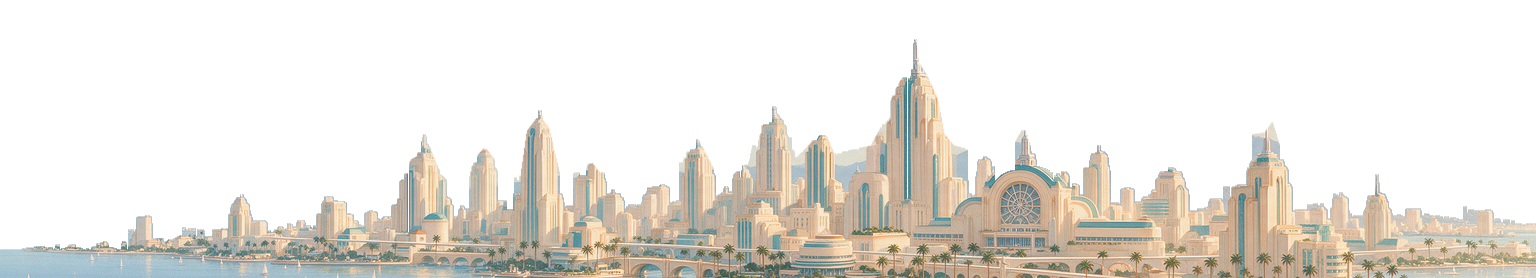
#> input picture prototypes/airmail/game/assets/far_quays.png, 1536 x 278 px, given in place of marble-diff.jpg, which was not available
$ python finishes.py ../game/assets/far_quays.png out.png
#> lines starting #> are read from the running program, lines starting #| are printed output that depends on the picture
"""Bake metric surface tiles and the postal collection door. R/G carry slopes, B tone or AO, A roughness."""

from pathlib import Path
import argparse

import numpy as np
from PIL import Image, ImageDraw, ImageFont, ImageOps
from scipy.ndimage import distance_transform_edt, gaussian_filter


def grey(path):
    return np.array(ImageOps.grayscale(Image.open(path)), dtype=float) / 255
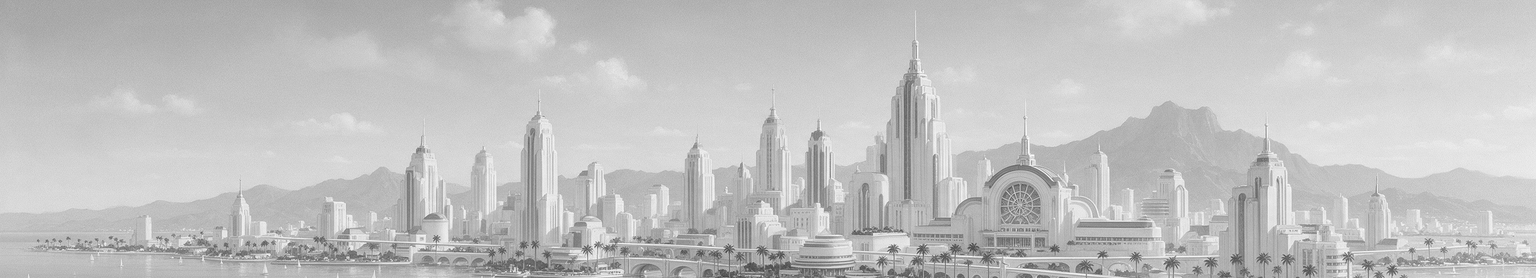
#> returned value: shape (278, 1536) float64; min 0.243, max 1, mean 0.758


def pixels(values):
    return np.rint(np.clip(values, 0, 1) * 255).astype(np.uint8)


def field(rng, shape, sigma):
    cloud = gaussian_filter(rng.normal(size=shape), sigma, mode="wrap")
    return cloud / max(0.0001, cloud.std())


# [5 lines left out: function slopes, not called in this run]


def packed(path, rg, tone, rough):
    Image.fromarray(pixels(np.stack((*rg, tone, rough), axis=-1))).save(path, optimize=True)


def stone(src, dst):
    color = grey(src / "marble-diff.jpg")
    normal = np.asarray(Image.open(src / "marble-n.jpg").convert("RGB"), float) / 255
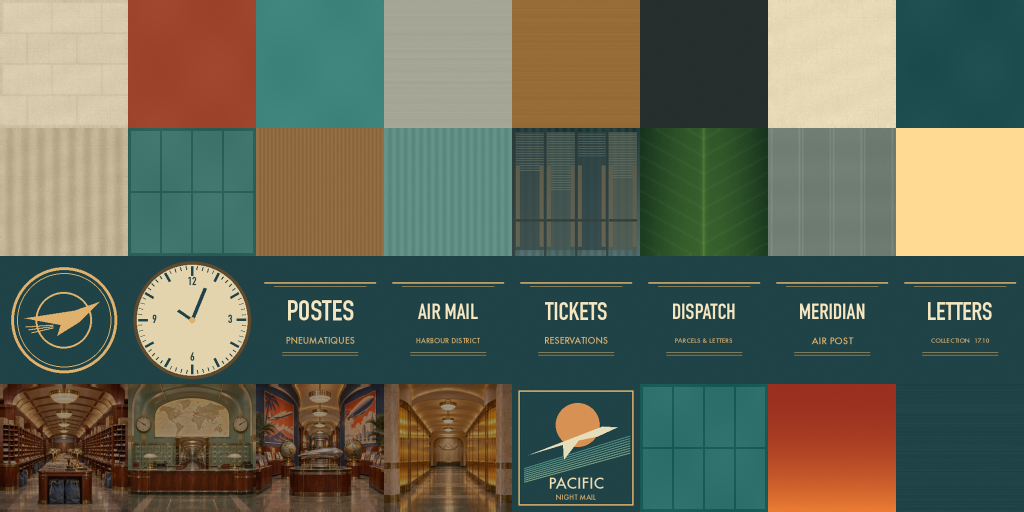
#> input picture prototypes/airmail/game/assets/meridian_base.png, 2048 x 1024 px, given in place of marble-n.jpg, which was not available (shown at 1/2 size)
    rough = grey(src / "marble-rough.jpg")
#> in grey (call 2), `return np.array(ImageOps.grayscale(Image.open(path)), dtype=float) / 255`:
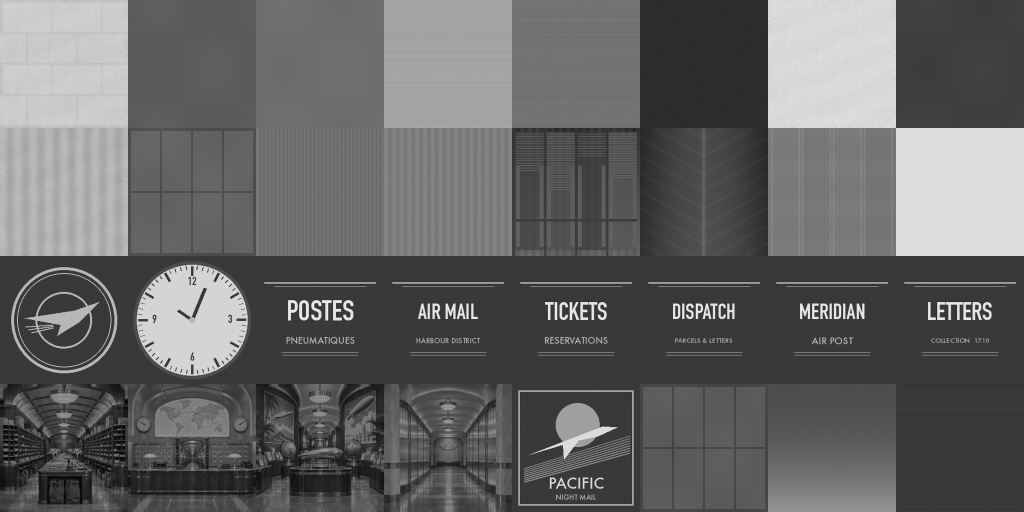
#> returned value: shape (1024, 2048) float64 (shown at 1/2 size); min 0, max 0.965, mean 0.394
    grain = color - gaussian_filter(color, 6, mode="wrap")
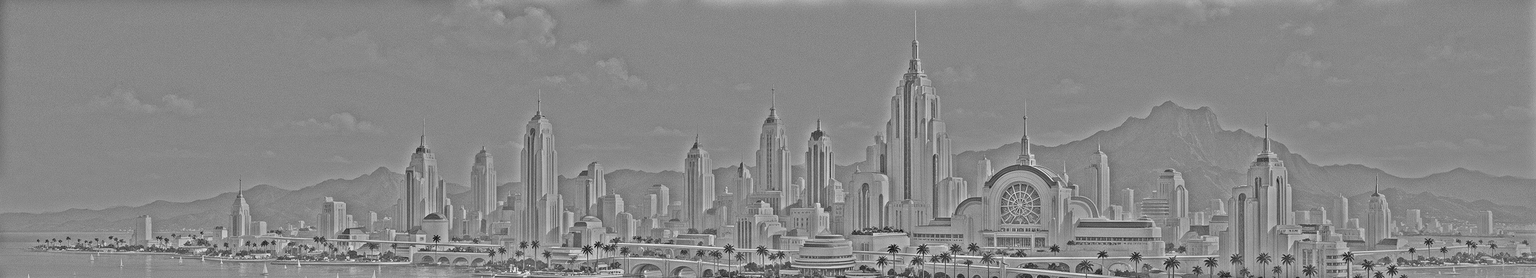
#> grain: shape (278, 1536) float64; min -0.416, max 0.365, mean -1.38e-16; drawn with min black and max white
    # Keep the photographed calcite, small pits and sawn courses together across all channels.
    tone = 0.51 + (color - np.median(color)) * 1.75 + grain * 0.44
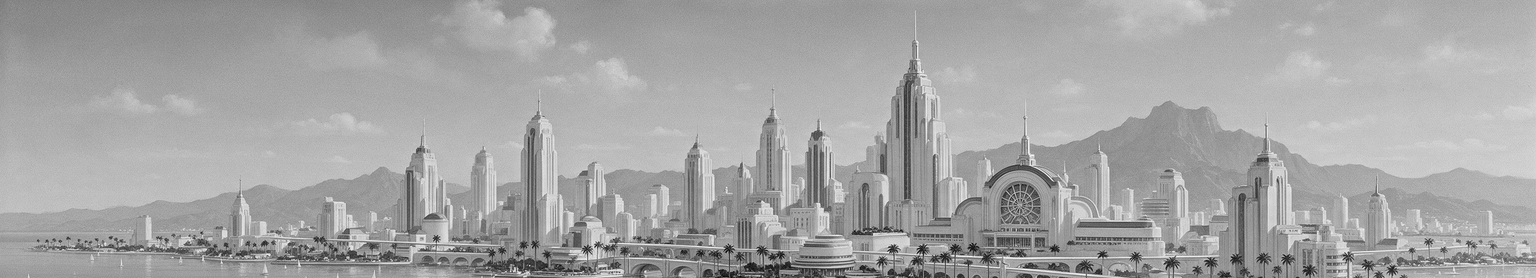
#> tone: shape (278, 1536) float64; min -0.549, max 1.06, mean 0.491; drawn with min black and max white
    packed(dst / "finish_stone.png", (normal[..., 0], normal[..., 1]), tone, 0.40 + 0.32 * rough)


# [319 lines left out: functions faience, brass, shell, nameplates, sorting_rooms, collection_door, not called in this run]


if __name__ == "__main__":
    parser = argparse.ArgumentParser(description=__doc__)
    parser.add_argument("source", type=Path)
    parser.add_argument("out", type=Path)
    args = parser.parse_args()
    args.out.mkdir(parents=True, exist_ok=True)
    rng = np.random.default_rng(2425)
#> (the run stopped early here; a loop or call above may not have finished)
